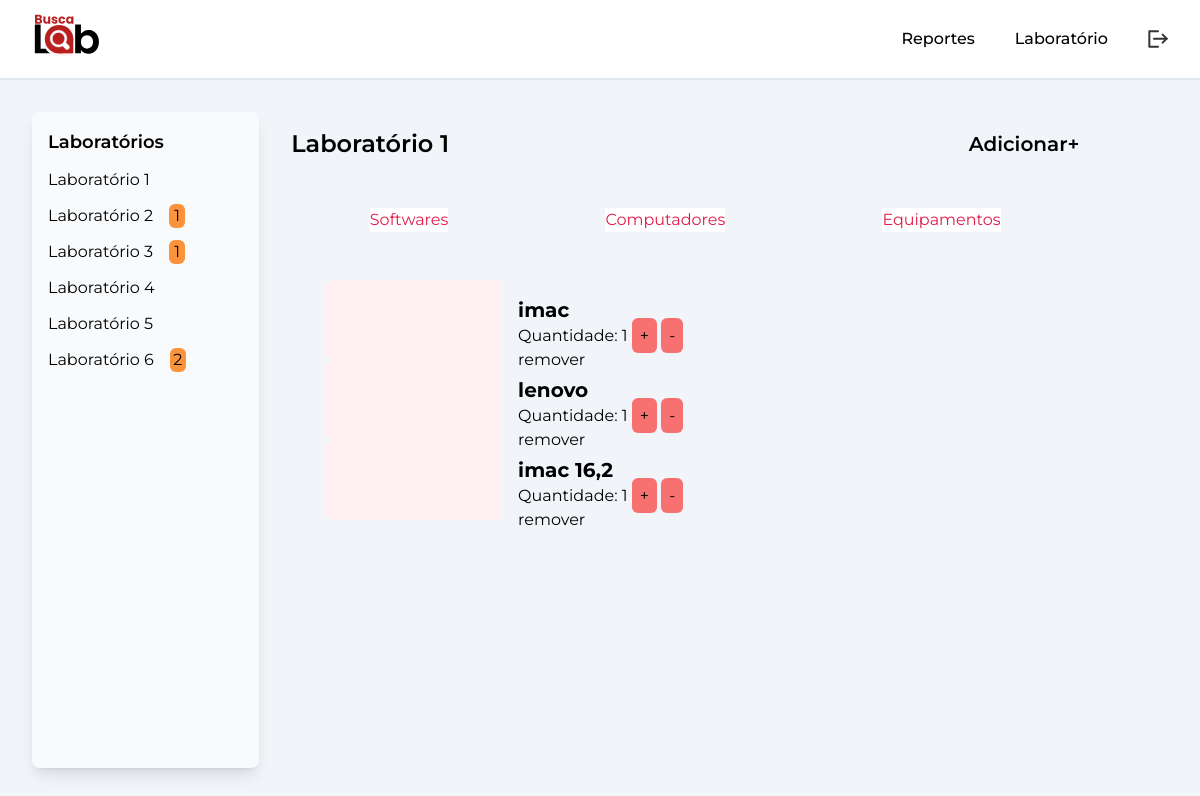
Before: /html/suporte/labs/lab.modelos.php?l=1 (signed in) with the older database file.
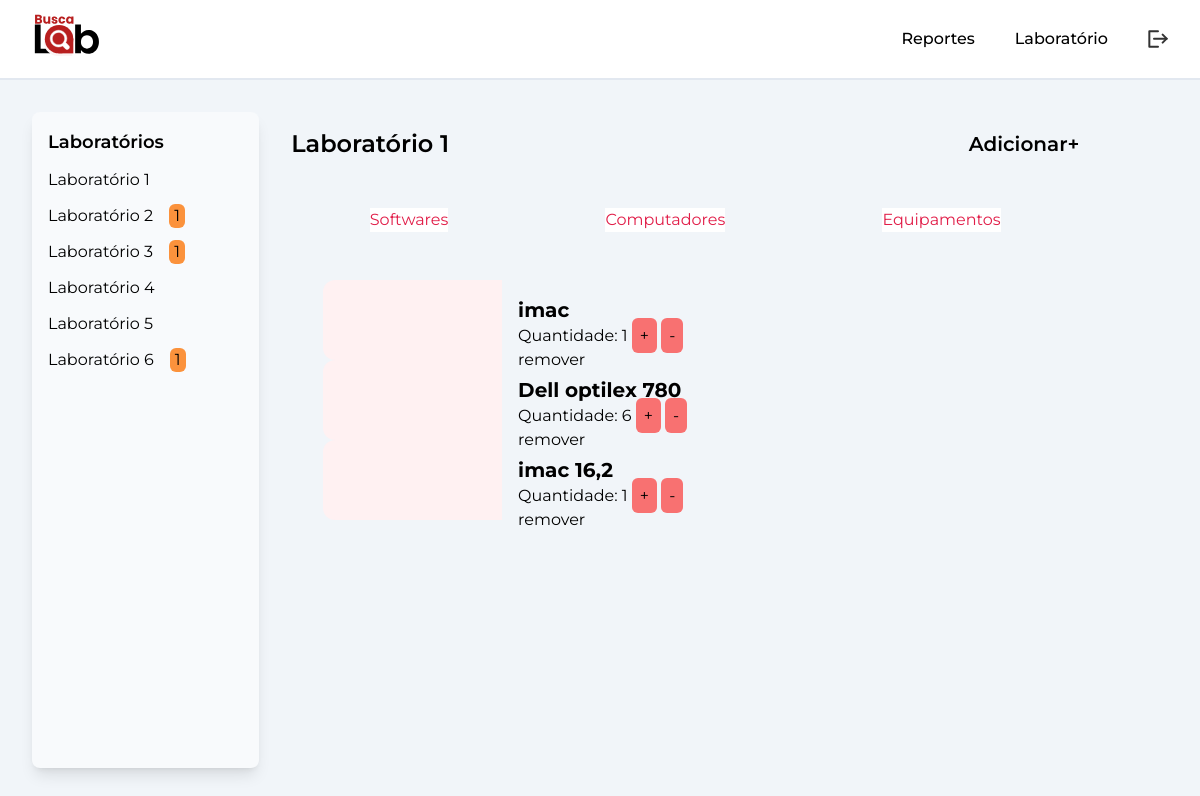
After: the same page with the newer database file.
### tables this page shows
CREATE TABLE `tb_modelos` (
  `modelo` varchar(100) NOT NULL,
  `lab1` int NOT NULL,
  `lab2` int NOT NULL,
  `lab3` int NOT NULL,
  `lab4` int NOT NULL,
  `lab5` int NOT NULL,
  `lab6` int NOT NULL,
  `id` int NOT NULL
);

### src/models/labs.model.php (called while the page is built, shortened)
<?php
    require 'conexao.php';
    if(isset($_GET['l']) && !empty($_GET['l'])){
        $id_lab = $_GET['l'];
    }
    $query_modelos = $conexao->prepare("SELECT id,lab".$id_lab.", modelo FROM tb_modelos");
    $query_modelos->execute();
    $dados_modelos = $query_modelos->fetchAll();
?>

### html/suporte/labs/lab.modelos.php (the view, shortened to what the changed rows need)
<?php
require '../../../src/models/conn.php';
include '../../../src/models/labs.model.php';
$sql_num_report_lab = "SELECT Count(laboratorio) AS num, laboratorio AS lab
                           FROM problemas
                           GROUP BY laboratorio
                           ORDER BY laboratorio ASC";
$result_num_report_lab = mysqli_query($conn, $sql_num_report_lab);
?>
<!DOCTYPE html>
<html lang="pt-br">
<head>
    <link rel="stylesheet" href="../../../src/css/output.css" />
</head>
<body class="font-montserrat h-screen flex flex-col justify-between">
    <section class="flex align-start bg-slate-100 p-8 h-screen">
        <nav class="flex flex-col gap-3 w-1/5 p-4 bg-slate-50 rounded-lg shadow-lg">
            <?php
            $row = mysqli_fetch_all($result_num_report_lab);
            $aux = 0;
            for ($i = 1; $i < 7; $i++) {
                echo '<a class="transition-all hover:font-semibold flex flex-row flex-nowrap gap-4" href="lab.modelos.php?l=' . $i . '">
                                <p>Laboratório ' . $i . '</p>';
                if ($row[$aux][1] == $i) {
                    echo "<div class='bg-orange-400 w-4 rounded-md text-center'>" . $row[$aux][0] . "</div>";
                    $aux++;
                }
                echo '</a>';
            }
            ?>
        </nav>
        <main class="flex flex-col p-8 pt-4 gap-8 w-3/4 ">
            <section>
                <div class="flex flex-row justify-between items-center">
                    <h2 class="text-2xl font-semibold">Laboratório <?php echo $id_lab; ?></h2>
                </div>
            </section>
            <section class="flex flex-col w-100">
                <div>
                    <ul >
                        <li>
                            <article  class="flex flex-col gap-10 p-8">
                                <div >
                                    <?php foreach ($dados_modelos as $key => $value) {
                                        $id_modelo = $dados_modelos[$key]['id'];
                                        if ($dados_modelos[$key]['lab' . $id_lab] != 0) {
                                    ?>
                                            <div class="flex h-20 w-full rounded-xl ">
                                                <div class="h-full w-1/3 rounded-l-xl bg-rose-50 "></div>
                                                <div class="w-full p-4">
                                                    <h3 class="text-xl font-bold"><?= $dados_modelos[$key]['modelo']; ?></h3>
                                                    <span>Quantidade: <?= $dados_modelos[$key]['lab' . $id_lab]; ?></span>
                                                    <a href="../../../src/models/labs.model.php?l=<?=$id_lab.'&mc='.$id_modelo;?>"><button><span class="bg-red-400 p-2 rounded-md">+</span></button></a>
                                                    <a href="../../../src/models/labs.model.php?l=<?=$id_lab.'&lc='.$id_modelo;?>"><button><span class="bg-red-400 p-2 rounded-md">-</span></button></a>
                                                    <a href="../../../src/models/labs.model.php?l=<?=$id_lab.'&Mre='.$id_modelo ?>"><p>remover</p></a>
                                                </div>
                                            </div>
                                    <?php }}; ?>
                                </div>
                            </article>
                    </ul>
                </div>
            </section>

Changed rows visible on the page:
no longer on this page (row edited): tb_modelos: modelo "lenovo", lab1 "1"
now on this page (row edited): tb_modelos: modelo "Dell optilex 780", lab1 "6"
Other visible differences:
new list line: "Laboratório 6 1"
list line gone: "Laboratório 6 2"
